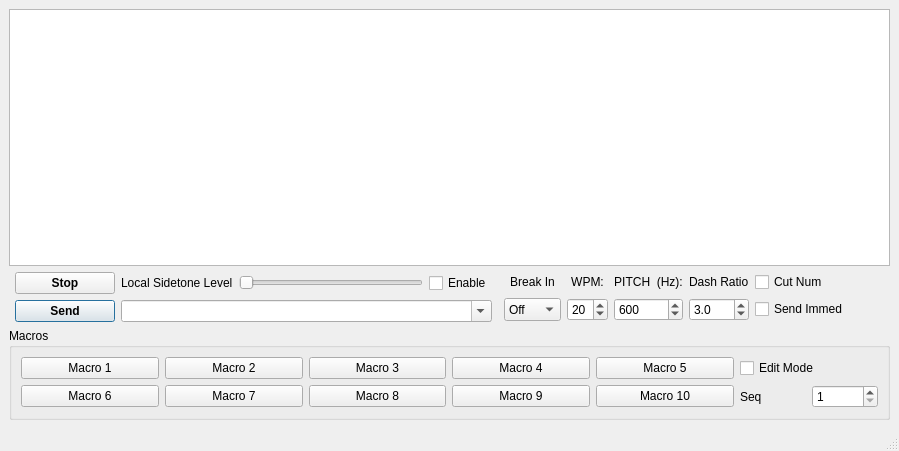
<?xml version="1.0" encoding="UTF-8"?>
<ui version="4.0">
 <class>cwSender</class>
 <widget class="QMainWindow" name="cwSender">
  <property name="geometry">
   <rect>
    <x>0</x>
    <y>0</y>
    <width>835</width>
    <height>451</height>
   </rect>
  </property>
  <property name="windowTitle">
   <string>MainWindow</string>
  </property>
  <property name="toolTip">
   <string>Send the text in the edit box</string>
  </property>
  <widget class="QWidget" name="centralwidget">
   <layout class="QGridLayout" name="gridLayout">
    <item row="4" column="0" colspan="12">
     <widget class="QGroupBox" name="groupBox">
      <property name="title">
       <string>Macros</string>
      </property>
      <layout class="QGridLayout" name="gridLayout_2">
       <item row="0" column="4">
        <widget class="QPushButton" name="macro5btn">
         <property name="toolTip">
          <string>Macro Access Button</string>
         </property>
         <property name="text">
          <string>Macro 5</string>
         </property>
        </widget>
       </item>
       <item row="0" column="1">
        <widget class="QPushButton" name="macro2btn">
         <property name="toolTip">
          <string>Macro Access Button</string>
         </property>
         <property name="text">
          <string>Macro 2</string>
         </property>
        </widget>
       </item>
       <item row="0" column="3">
        <widget class="QPushButton" name="macro4btn">
         <property name="toolTip">
          <string>Macro Access Button</string>
         </property>
         <property name="text">
          <string>Macro 4</string>
         </property>
        </widget>
       </item>
       <item row="0" column="5">
        <widget class="QCheckBox" name="macroEditChk">
         <property name="toolTip">
          <string>Check this box to enter edit mode, where you can then press the macro buttons to edit the macros.</string>
         </property>
         <property name="text">
          <string>Edit Mode</string>
         </property>
        </widget>
       </item>
       <item row="1" column="1">
        <widget class="QPushButton" name="macro7btn">
         <property name="toolTip">
          <string>Macro Access Button</string>
         </property>
         <property name="text">
          <string>Macro 7</string>
         </property>
        </widget>
       </item>
       <item row="0" column="2">
        <widget class="QPushButton" name="macro3btn">
         <property name="toolTip">
          <string>Macro Access Button</string>
         </property>
         <property name="text">
          <string>Macro 3</string>
         </property>
        </widget>
       </item>
       <item row="1" column="0">
        <widget class="QPushButton" name="macro6btn">
         <property name="toolTip">
          <string>Macro Access Button</string>
         </property>
         <property name="text">
          <string>Macro 6</string>
         </property>
        </widget>
       </item>
       <item row="1" column="4">
        <widget class="QPushButton" name="macro10btn">
         <property name="toolTip">
          <string>Macro Access Button</string>
         </property>
         <property name="text">
          <string>Macro 10</string>
         </property>
        </widget>
       </item>
       <item row="1" column="3">
        <widget class="QPushButton" name="macro9btn">
         <property name="toolTip">
          <string>Macro Access Button</string>
         </property>
         <property name="text">
          <string>Macro 9</string>
         </property>
        </widget>
       </item>
       <item row="1" column="2">
        <widget class="QPushButton" name="macro8btn">
         <property name="toolTip">
          <string>Macro Access Button</string>
         </property>
         <property name="text">
          <string>Macro 8</string>
         </property>
        </widget>
       </item>
       <item row="0" column="0">
        <widget class="QPushButton" name="macro1btn">
         <property name="toolTip">
          <string>Macro Access Button</string>
         </property>
         <property name="text">
          <string>Macro 1</string>
         </property>
        </widget>
       </item>
       <item row="1" column="5">
        <layout class="QHBoxLayout" name="horizontalLayout">
         <item>
          <widget class="QLabel" name="label_3">
           <property name="text">
            <string>Seq</string>
           </property>
          </widget>
         </item>
         <item>
          <widget class="QSpinBox" name="sequenceSpin">
           <property name="toolTip">
            <string>&lt;html&gt;&lt;head/&gt;&lt;body&gt;&lt;p&gt;Sequence number, for contests. &lt;/p&gt;&lt;p&gt;Substitute &amp;quot;%1&amp;quot; in your macro text to use it. &lt;/p&gt;&lt;/body&gt;&lt;/html&gt;</string>
           </property>
           <property name="minimum">
            <number>1</number>
           </property>
           <property name="maximum">
            <number>99999</number>
           </property>
          </widget>
         </item>
        </layout>
       </item>
      </layout>
     </widget>
    </item>
    <item row="0" column="0" colspan="12">
     <widget class="QPlainTextEdit" name="transcriptText">
      <property name="focusPolicy">
       <enum>Qt::NoFocus</enum>
      </property>
      <property name="toolTip">
       <string>CW Transmission Transcript</string>
      </property>
      <property name="undoRedoEnabled">
       <bool>false</bool>
      </property>
      <property name="readOnly">
       <bool>true</bool>
      </property>
     </widget>
    </item>
    <item row="1" column="1">
     <layout class="QVBoxLayout" name="verticalLayout">
      <property name="leftMargin">
       <number>0</number>
      </property>
      <property name="topMargin">
       <number>0</number>
      </property>
      <property name="rightMargin">
       <number>0</number>
      </property>
      <property name="bottomMargin">
       <number>0</number>
      </property>
      <item>
       <layout class="QHBoxLayout" name="horizontalLayout_3">
        <item>
         <widget class="QPushButton" name="stopBtn">
          <property name="minimumSize">
           <size>
            <width>100</width>
            <height>0</height>
           </size>
          </property>
          <property name="font">
           <font>
            <bold>true</bold>
           </font>
          </property>
          <property name="toolTip">
           <string>Stop sending CW</string>
          </property>
          <property name="autoFillBackground">
           <bool>false</bool>
          </property>
          <property name="text">
           <string>Stop</string>
          </property>
         </widget>
        </item>
        <item>
         <widget class="QLabel" name="label_6">
          <property name="text">
           <string>Local Sidetone Level</string>
          </property>
         </widget>
        </item>
        <item>
         <widget class="QSlider" name="sidetoneLevelSlider">
          <property name="maximum">
           <number>100</number>
          </property>
          <property name="orientation">
           <enum>Qt::Horizontal</enum>
          </property>
         </widget>
        </item>
        <item>
         <widget class="QCheckBox" name="sidetoneEnableChk">
          <property name="text">
           <string>Enable</string>
          </property>
         </widget>
        </item>
       </layout>
      </item>
      <item>
       <layout class="QHBoxLayout" name="horizontalLayout_2">
        <property name="leftMargin">
         <number>0</number>
        </property>
        <property name="topMargin">
         <number>0</number>
        </property>
        <property name="rightMargin">
         <number>0</number>
        </property>
        <property name="bottomMargin">
         <number>0</number>
        </property>
        <item>
         <widget class="QPushButton" name="sendBtn">
          <property name="minimumSize">
           <size>
            <width>100</width>
            <height>0</height>
           </size>
          </property>
          <property name="font">
           <font>
            <bold>true</bold>
           </font>
          </property>
          <property name="text">
           <string>Send</string>
          </property>
          <property name="shortcut">
           <string>Return</string>
          </property>
          <property name="default">
           <bool>true</bool>
          </property>
         </widget>
        </item>
        <item>
         <widget class="QComboBox" name="textToSendEdit">
          <property name="sizePolicy">
           <sizepolicy hsizetype="Expanding" vsizetype="Fixed">
            <horstretch>0</horstretch>
            <verstretch>0</verstretch>
           </sizepolicy>
          </property>
          <property name="toolTip">
           <string>Type here to send text as CW</string>
          </property>
          <property name="inputMethodHints">
           <set>Qt::ImhUppercaseOnly</set>
          </property>
          <property name="editable">
           <bool>true</bool>
          </property>
          <property name="currentText">
           <string notr="true"/>
          </property>
          <property name="insertPolicy">
           <enum>QComboBox::InsertAtTop</enum>
          </property>
         </widget>
        </item>
       </layout>
      </item>
     </layout>
    </item>
    <item row="1" column="3" colspan="2">
     <layout class="QGridLayout" name="gridLayout_3">
      <property name="sizeConstraint">
       <enum>QLayout::SetMinimumSize</enum>
      </property>
      <item row="3" column="0">
       <widget class="QComboBox" name="breakinCombo">
        <property name="sizePolicy">
         <sizepolicy hsizetype="MinimumExpanding" vsizetype="Minimum">
          <horstretch>0</horstretch>
          <verstretch>0</verstretch>
         </sizepolicy>
        </property>
        <property name="toolTip">
         <string>&lt;html&gt;&lt;head/&gt;&lt;body&gt;&lt;p&gt;Set the desired break-in mode:&lt;/p&gt;&lt;p&gt;1. None: You must manually key and unkey the radio.&lt;/p&gt;&lt;p&gt;2. Semi: Transmit is automatic and switches to receive at the end of the text.&lt;/p&gt;&lt;p&gt;3. Full: Same as semi, but with breaks between characters when possible.&lt;/p&gt;&lt;/body&gt;&lt;/html&gt;</string>
        </property>
        <item>
         <property name="text">
          <string>Off</string>
         </property>
        </item>
        <item>
         <property name="text">
          <string>Semi</string>
         </property>
        </item>
        <item>
         <property name="text">
          <string>Full</string>
         </property>
        </item>
       </widget>
      </item>
      <item row="1" column="2">
       <widget class="QLabel" name="label_4">
        <property name="text">
         <string>PITCH  (Hz):</string>
        </property>
        <property name="alignment">
         <set>Qt::AlignCenter</set>
        </property>
       </widget>
      </item>
      <item row="1" column="1">
       <widget class="QLabel" name="label">
        <property name="text">
         <string>WPM:</string>
        </property>
        <property name="alignment">
         <set>Qt::AlignCenter</set>
        </property>
       </widget>
      </item>
      <item row="3" column="2">
       <widget class="QSpinBox" name="pitchSpin">
        <property name="sizePolicy">
         <sizepolicy hsizetype="MinimumExpanding" vsizetype="Minimum">
          <horstretch>0</horstretch>
          <verstretch>0</verstretch>
         </sizepolicy>
        </property>
        <property name="minimum">
         <number>300</number>
        </property>
        <property name="maximum">
         <number>900</number>
        </property>
        <property name="singleStep">
         <number>5</number>
        </property>
        <property name="value">
         <number>600</number>
        </property>
       </widget>
      </item>
      <item row="1" column="0">
       <widget class="QLabel" name="label_2">
        <property name="text">
         <string>Break In</string>
        </property>
        <property name="alignment">
         <set>Qt::AlignCenter</set>
        </property>
       </widget>
      </item>
      <item row="3" column="3">
       <widget class="QDoubleSpinBox" name="dashSpin">
        <property name="decimals">
         <number>1</number>
        </property>
        <property name="minimum">
         <double>2.800000000000000</double>
        </property>
        <property name="maximum">
         <double>4.500000000000000</double>
        </property>
        <property name="singleStep">
         <double>0.100000000000000</double>
        </property>
        <property name="value">
         <double>3.000000000000000</double>
        </property>
       </widget>
      </item>
      <item row="1" column="3">
       <widget class="QLabel" name="label_5">
        <property name="text">
         <string>Dash Ratio</string>
        </property>
       </widget>
      </item>
      <item row="3" column="1">
       <widget class="QSpinBox" name="wpmSpin">
        <property name="sizePolicy">
         <sizepolicy hsizetype="MinimumExpanding" vsizetype="Minimum">
          <horstretch>0</horstretch>
          <verstretch>0</verstretch>
         </sizepolicy>
        </property>
        <property name="toolTip">
         <string>Set the Words Per Minute</string>
        </property>
        <property name="minimum">
         <number>6</number>
        </property>
        <property name="maximum">
         <number>48</number>
        </property>
        <property name="value">
         <number>20</number>
        </property>
       </widget>
      </item>
      <item row="1" column="4">
       <widget class="QCheckBox" name="cutNumbersChk">
        <property name="text">
         <string>Cut Num</string>
        </property>
       </widget>
      </item>
      <item row="3" column="4">
       <widget class="QCheckBox" name="sendImmediateChk">
        <property name="text">
         <string>Send Immed</string>
        </property>
       </widget>
      </item>
     </layout>
    </item>
   </layout>
  </widget>
  <widget class="QStatusBar" name="statusbar"/>
 </widget>
 <resources/>
 <connections/>
</ui>
